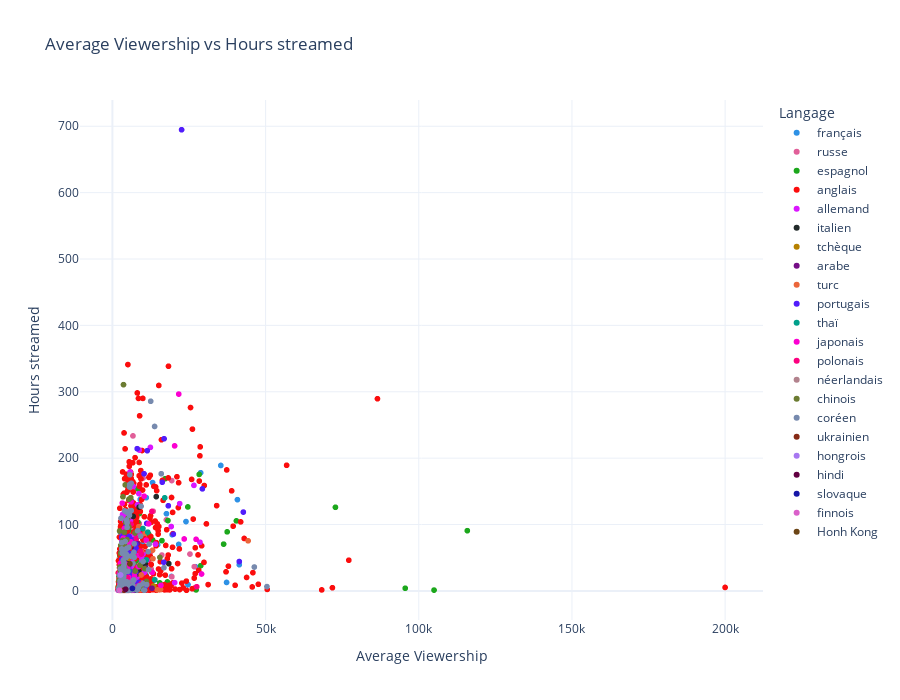
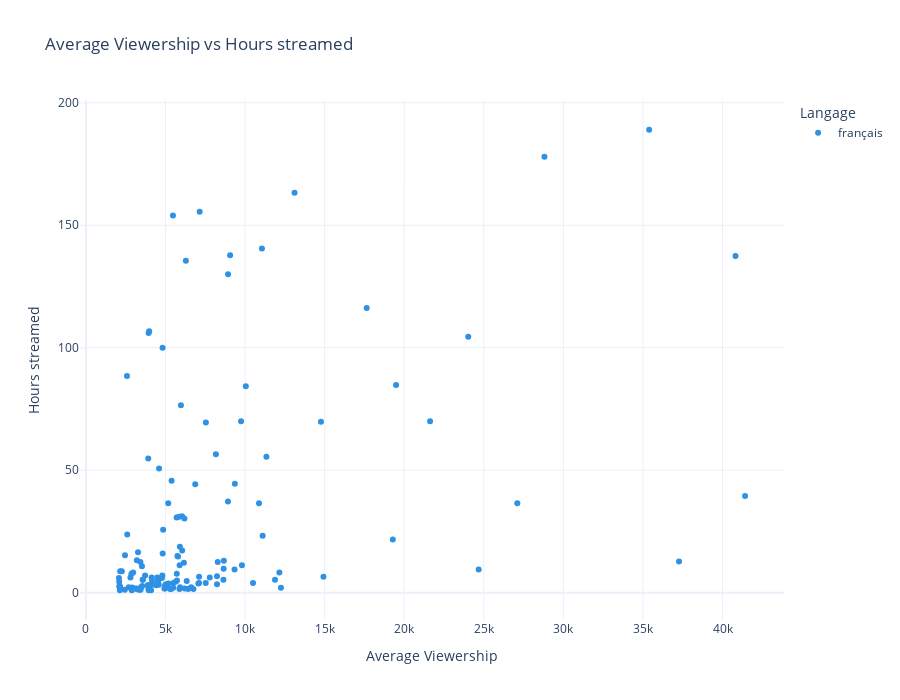

The cell these charts' notebook holds for them, in order:
### Code cell
def scatter(df):
    fig = px.scatter(
        df,
        x='mean',
        y='count',
        color='Langage',
        size_max=1,
        hover_name='Streamer',
        hover_data=['mean', 'Langage'],
        height=700,
        width=900,
        title='Average Viewership vs Hours streamed',
        template='plotly_white',
        labels=False,
        color_discrete_sequence=px.colors.qualitative.Dark24,
    )
        
    # change y axis label to hours streamed
    fig.update_yaxes(title_text='Hours streamed')
    # change x axis label to average viewership
    fig.update_xaxes(title_text='Average Viewership')

    return fig

langage = widgets.Dropdown(
    options=['All'] + avg['Langage'].unique().tolist(),
    value='All',
    description='Langage:',
    disabled=False,
)

def update_plot(langage):
    df = avg.copy()
    if langage != 'All':
        df = df[df['Langage'] == langage]
    else :
        df = df
    
    # Plot it (only if there's data to plot)
    if len(df) > 0:
        scatter(df).show()
        
widgets.interact(update_plot, langage=langage)

### Figure 1 — Plotly figure (JSON) as saved in the notebook; plotly's stock layout.template omitted (floating-point values rounded to 4 significant figures; data arrays with more than 128 entries replaced by an {"elided": "..."} marker saying what was removed)
{"data": [{"customdata": {"elided": "137x1 str values"}, "hovertemplate": "<b>%{hovertext}</b><br><br>Langage=%{customdata[0]}<br>mean=%{x}<br>count=%{y}<extra></extra>", "hovertext": {"elided": "137 str values"}, "legendgroup": "français", "marker": {"color": "#2E91E5", "symbol": "circle"}, "mode": "markers", "name": "français", "showlegend": true, "type": "scattergl", "x": {"elided": "137 int values"}, "xaxis": "x", "y": {"elided": "137 float values"}, "yaxis": "y"}, {"customdata": {"elided": "188x1 str values"}, "hovertemplate": "<b>%{hovertext}</b><br><br>Langage=%{customdata[0]}<br>mean=%{x}<br>count=%{y}<extra></extra>", "hovertext": {"elided": "188 str values"}, "legendgroup": "russe", "marker": {"color": "#E15F99", "symbol": "circle"}, "mode": "markers", "name": "russe", "showlegend": true, "type": "scattergl", "x": {"elided": "188 int values"}, "xaxis": "x", "y": {"elided": "188 float values"}, "yaxis": "y"}, {"customdata": {"elided": "266x1 str values"}, "hovertemplate": "<b>%{hovertext}</b><br><br>Langage=%{customdata[0]}<br>mean=%{x}<br>count=%{y}<extra></extra>", "hovertext": {"elided": "266 str values"}, "legendgroup": "espagnol", "marker": {"color": "#1CA71C", "symbol": "circle"}, "mode": "markers", "name": "espagnol", "showlegend": true, "type": "scattergl", "x": {"elided": "266 int values"}, "xaxis": "x", "y": {"elided": "266 float values"}, "yaxis": "y"}, {"customdata": {"elided": "1161x1 str values"}, "hovertemplate": "<b>%{hovertext}</b><br><br>Langage=%{customdata[0]}<br>mean=%{x}<br>count=%{y}<extra></extra>", "hovertext": {"elided": "1161 str values"}, "legendgroup": "anglais", "marker": {"color": "#FB0D0D", "symbol": "circle"}, "mode": "markers", "name": "anglais", "showlegend": true, "type": "scattergl", "x": {"elided": "1161 int values"}, "xaxis": "x", "y": {"elided": "1161 float values"}, "yaxis": "y"}, {"customdata": {"elided": "140x1 str values"}, "hovertemplate": "<b>%{hovertext}</b><br><br>Langage=%{customdata[0]}<br>mean=%{x}<br>count=%{y}<extra></extra>", "hovertext": {"elided": "140 str values"}, "legendgroup": "allemand", "marker": {"color": "#DA16FF", "symbol": "circle"}, "mode": "markers", "name": "allemand", "showlegend": true, "type": "scattergl", "x": {"elided": "140 int values"}, "xaxis": "x", "y": {"elided": "140 float values"}, "yaxis": "y"}, {"customdata": [["italien"], ["italien"], ["italien"], ["italien"], ["italien"], ["italien"], ["italien"], ["italien"], ["italien"], ["italien"], ["italien"], ["italien"], ["italien"], ["italien"], ["italien"], ["italien"], ["italien"], ["italien"], ["italien"], ["italien"], ["italien"], ["italien"], ["italien"], ["italien"], ["italien"], ["italien"], ["italien"], ["italien"], ["italien"]], "hovertemplate": "<b>%{hovertext}</b><br><br>Langage=%{customdata[0]}<br>mean=%{x}<br>count=%{y}<extra></extra>", "hovertext": ["AdrianFartade", "Cerbero_Podcast", "ChristianVieriOfficial", "Cydonia_Chiara", "DarioMocciaTwitch", "Enkk", "Freneh", "GrenBaud", "Homyatol", "Ivan_Grieco", "LyonWGFLive", "Moonryde", "NeZaK_", "PG_Esports_LoL", "POW3Rtv", "Paoloidolo", "TheRealMarzaa", "Tumblurr", "VivaLaFazza", "Xiuder_", "Yotobi", "ZanoXVII", "gskianto", "ilGabbrone", "ilMasseo", "imviolet_", "ocwsport", "pizfn", "savyultras90"], "legendgroup": "italien", "marker": {"color": "#222A2A", "symbol": "circle"}, "mode": "markers", "name": "italien", "showlegend": true, "type": "scattergl", "x": [3197, 7870, 13865, 4405, 6895, 4854, 7404, 10697, 5204, 3512, 18425, 3894, 3409, 6232, 8573, 5157, 9003, 14308, 4150, 3321, 3433, 8721, 2934, 6765, 4452, 3089, 5569, 4991, 7656], "xaxis": "x", "y": [1, 25.25, 16.5, 21, 57.75, 9.75, 63.25, 40.5, 18.25, 2.75, 41, 91, 2.5, 17.5, 29.75, 10.25, 82.5, 142, 4, 32.75, 18, 126.2, 1.5, 112.2, 3.5, 1, 10.25, 43.5, 1.25], "yaxis": "y"}, {"customdata": [["tchèque"], ["tchèque"], ["tchèque"], ["tchèque"], ["tchèque"]], "hovertemplate": "<b>%{hovertext}</b><br><br>Langage=%{customdata[0]}<br>mean=%{x}<br>count=%{y}<extra></extra>", "hovertext": ["Agraelus", "Opat04", "PLAYzoneCZ", "SRobinem", "eLEAGUEcz"], "legendgroup": "tchèque", "marker": {"color": "#B68100", "symbol": "circle"}, "mode": "markers", "name": "tchèque", "showlegend": true, "type": "scattergl", "x": [5266, 3790, 13435, 2237, 3627], "xaxis": "x", "y": [49.25, 3.75, 7.25, 1.75, 2.25], "yaxis": "y"}, {"customdata": [["arabe"], ["arabe"], ["arabe"], ["arabe"], ["arabe"], ["arabe"], ["arabe"], ["arabe"], ["arabe"], ["arabe"]], "hovertemplate": "<b>%{hovertext}</b><br><br>Langage=%{customdata[0]}<br>mean=%{x}<br>count=%{y}<extra></extra>", "hovertext": ["Ahmed_show", "AiShowoo", "RakanooLive", "RocketLeagueMENA", "abu_abeer16", "drb7h", "iWe11y", "ixxYjYxxi", "m5aoi", "shongxbong"], "legendgroup": "arabe", "marker": {"color": "#750D86", "symbol": "circle"}, "mode": "markers", "name": "arabe", "showlegend": true, "type": "scattergl", "x": [2491, 3746, 2582, 12910, 4491, 8155, 3247, 2689, 2957, 10975], "xaxis": "x", "y": [2.75, 6, 17.5, 4, 17.5, 71.5, 9.5, 58, 3.5, 34.25], "yaxis": "y"}, {"customdata": [["turc"], ["turc"], ["turc"], ["turc"], ["turc"], ["turc"], ["turc"], ["turc"], ["turc"], ["turc"], ["turc"], ["turc"], ["turc"], ["turc"], ["turc"], ["turc"], ["turc"], ["turc"], ["turc"], ["turc"], ["turc"], ["turc"], ["turc"], ["turc"], ["turc"], ["turc"], ["turc"], ["turc"], ["turc"], ["turc"], ["turc"], ["turc"], ["turc"], ["turc"], ["turc"], ["turc"], ["turc"], ["turc"], ["turc"], ["turc"], ["turc"], ["turc"], ["turc"], ["turc"], ["turc"], ["turc"]], "hovertemplate": "<b>%{hovertext}</b><br><br>Langage=%{customdata[0]}<br>mean=%{x}<br>count=%{y}<extra></extra>", "hovertext": ["AhmtGzms", "AlpTV", "AsLanMashadoVV", "Baboli", "Crystal_LoL", "EFEUYGAC", "Ebonivon", "Elraenn", "Elwind", "Eray", "Flavorr", "Gokhan_Oner", "Halpern", "HellianTV", "Hype", "JrokezFTW", "KAANFLIX", "KendineMuzisyen", "Levo", "LynxCerezLoL", "Mithrain", "NTTGame", "Nympea", "RRaenee", "RiotGamesTurkish", "Shilla", "Swaggybark", "Trielbaenre", "TwitchRivals", "Videoyun", "aimdll__", "akagreenn", "berkriptepe", "cNed", "cordiseps", "eternalfiregg", "holyphoenix", "noeldayi", "pankyy", "porcays", "pqueen", "rootthegamer__", "sizophren", "tivibuspor", "valorantleague_tr", "wtcN"], "legendgroup": "turc", "marker": {"color": "#EB663B", "symbol": "circle"}, "mode": "markers", "name": "turc", "showlegend": true, "type": "scattergl", "x": [4324, 3844, 5128, 5045, 3647, 15703, 5515, 44302, 9381, 6552, 5159, 3592, 3913, 14692, 10657, 5822, 8939, 13245, 6110, 3526, 8576, 5978, 5637, 9506, 9785, 5249, 4619, 3797, 6039, 7192, 3201, 5511, 9086, 4648, 6131, 8156, 4318, 3653, 3823, 7342, 6762, 6755, 6338, 5764, 6397, 13101], "xaxis": "x", "y": [1, 4, 10.75, 7, 91.5, 2.25, 1, 75.5, 24, 28.5, 24.75, 10.5, 3.75, 1.5, 86.75, 74.75, 9.5, 48.5, 7, 8.5, 96.75, 7.25, 4.75, 59, 12, 1, 4.75, 1.5, 4.25, 1.75, 3.25, 25.5, 1.5, 4.25, 2.5, 4.25, 7.5, 6.5, 6, 1.75, 73.25, 6, 7.5, 7.5, 18.5, 61.25], "yaxis": "y"}, {"customdata": {"elided": "132x1 str values"}, "hovertemplate": "<b>%{hovertext}</b><br><br>Langage=%{customdata[0]}<br>mean=%{x}<br>count=%{y}<extra></extra>", "hovertext": {"elided": "132 str values"}, "legendgroup": "portugais", "marker": {"color": "#511CFB", "symbol": "circle"}, "mode": "markers", "name": "portugais", "showlegend": true, "type": "scattergl", "x": {"elided": "132 int values"}, "xaxis": "x", "y": {"elided": "132 float values"}, "yaxis": "y"}, {"customdata": [["thaï"], ["thaï"], ["thaï"], ["thaï"], ["thaï"], ["thaï"], ["thaï"], ["thaï"], ["thaï"], ["thaï"], ["thaï"], ["thaï"], ["thaï"], ["thaï"], ["thaï"], ["thaï"], ["thaï"], ["thaï"], ["thaï"], ["thaï"], ["thaï"], ["thaï"], ["thaï"], ["thaï"], ["thaï"], ["thaï"], ["thaï"], ["thaï"], ["thaï"], ["thaï"]], "hovertemplate": "<b>%{hovertext}</b><br><br>Langage=%{customdata[0]}<br>mean=%{x}<br>count=%{y}<extra></extra>", "hovertext": ["BOOMBURAPA", "Crws_vlrt", "ESL_Thailand", "Edwin_live", "FFV1LIVE", "FPSThailand", "FS_PTC", "FifaTargrean", "GODFREEBIRD", "GenostyleTV", "Glooms_", "GumTVx", "Jackeyy", "LightFuryLF", "RebirthzTV", "Rubsarb", "SuperBusS_", "boyMinORu", "chokwtfsmp", "foxzfoxzfoxz", "johnolsen_", "joonjaan", "lammysnax_", "linlinch22", "migbizzy", "oPuTo", "pritewinterfell", "viperdemon", "wedwtf", "xerxqc"], "legendgroup": "thaï", "marker": {"color": "#00A08B", "symbol": "circle"}, "mode": "markers", "name": "thaï", "showlegend": true, "type": "scattergl", "x": [5850, 2622, 4929, 13785, 2380, 11087, 3039, 5110, 2967, 2413, 2168, 2766, 11546, 3840, 17075, 3803, 9964, 5328, 2576, 4151, 3470, 2055, 5660, 2414, 2285, 7277, 3793, 5123, 2726, 5872], "xaxis": "x", "y": [15.25, 8, 1.25, 16.75, 12.75, 46.75, 3.5, 1, 1, 2, 5.5, 5.25, 88.5, 23, 140.2, 1, 94, 30.5, 1.5, 6.5, 7.5, 1.75, 4, 9, 13.5, 4.75, 9, 3.25, 2.25, 2.75], "yaxis": "y"}, {"customdata": [["japonais"], ["japonais"], ["japonais"], ["japonais"], ["japonais"], ["japonais"], ["japonais"], ["japonais"], ["japonais"], ["japonais"], ["japonais"], ["japonais"], ["japonais"], ["japonais"], ["japonais"], ["japonais"], ["japonais"], ["japonais"], ["japonais"], ["japonais"], ["japonais"], ["japonais"], ["japonais"], ["japonais"], ["japonais"], ["japonais"], ["japonais"], ["japonais"], ["japonais"], ["japonais"], ["japonais"], ["japonais"], ["japonais"], ["japonais"], ["japonais"], ["japonais"], ["japonais"], ["japonais"], ["japonais"], ["japonais"], ["japonais"], ["japonais"], ["japonais"], ["japonais"], ["japonais"], ["japonais"], ["japonais"], ["japonais"], ["japonais"], ["japonais"], ["japonais"], ["japonais"], ["japonais"], ["japonais"], ["japonais"], ["japonais"], ["japonais"], ["japonais"], ["japonais"], ["japonais"], ["japonais"], ["japonais"], ["japonais"], ["japonais"], ["japonais"], ["japonais"], ["japonais"], ["japonais"], ["japonais"], ["japonais"], ["japonais"], ["japonais"], ["japonais"], ["japonais"], ["japonais"], ["japonais"], ["japonais"], ["japonais"], ["japonais"], ["japonais"], ["japonais"], ["japonais"], ["japonais"], ["japonais"], ["japonais"], ["japonais"], ["japonais"]], "hovertemplate": "<b>%{hovertext}</b><br><br>Langage=%{customdata[0]}<br>mean=%{x}<br>count=%{y}<extra></extra>", "hovertext": ["BeerBrick", "CR_rion", "DaigoTheBeasTV", "F1NinoGames", "Haruglory", "IAM_XQ", "JapaneseKoreanUG", "Jasper7se", "Killin9Hit", "Lazvell", "MOTHER3rd", "Meiy_vl", "OooDa", "RiotGamesJP", "SPYGEA", "StanSmith_jp", "SugarZ3ro", "TQQ999_", "Topangatv", "alelu", "atatadayo", "chihiro2434", "clutch_fii", "culul", "dep_ow", "dfm_evi_lol", "djaki_06s", "eastgeeksmash", "esports_rage", "finalfantasyxiv", "fps_shaka", "hoshimi0000", "japanese_restream", "k4sen", "kanae_2434", "kinapoppo", "maronnv", "matsuri_hs", "nacho_dayo", "nemo_good", "neth3", "nniru", "ow_uruca", "playhearthstonejp", "robocosan_hololive", "sasatikk", "seoldam99", "stylishnoob4", "ta1yo_tv", "twitchrivals_jp", "utage_valorant", "valorant_jpn", "yamatonjp", "あっしー", "ありさか", "おおえのたかゆき", "おしゃおが遊ぶ用", "おにや", "ぐちつぼ", "さくらみこ", "しゃるる", "するがモンキー", "だるまいずごっど", "なつあーる", "はんじょう", "みぴょん", "みゃこだよー", "むかい", "もこうやで", "ゆきお2", "ゆふな", "ゆゆうた押忍", "よしなま26歳", "らいじん", "らっだぁ", "スタンミ", "バトラ", "ボドカさん", "ラプラスダークネス総帥", "三人称", "加藤純一です", "恭一郎", "成瀬凛", "渋谷ハル", "濃いめのあかりん", "胡桃のあ", "蛇足"], "legendgroup": "japonais", "marker": {"color": "#FB00D1", "symbol": "circle"}, "mode": "markers", "name": "japonais", "showlegend": true, "type": "scattergl", "x": [4057, 3197, 2594, 3326, 11013, 4961, 2741, 10352, 2581, 5608, 2919, 2471, 3102, 29089, 6083, 3292, 2789, 6547, 4465, 3127, 4095, 5473, 3937, 4461, 3308, 3080, 2842, 5340, 13032, 15832, 21654, 6842, 2220, 11815, 5293, 1879, 3841, 2194, 4148, 2452, 2612, 3557, 4134, 3490, 3398, 3208, 3071, 20307, 4414, 3745, 3205, 27319, 2686, 2214, 5348, 3670, 3394, 8661, 4117, 5598, 2969, 2907, 8483, 2032, 5018, 2372, 2710, 2671, 7232, 3826, 2482, 5993, 5278, 3102, 8826, 3911, 2596, 4954, 4187, 3994, 23430, 2595, 2821, 4136, 3817, 3508, 3754], "xaxis": "x", "y": [4.5, 19, 10.5, 4, 76.5, 7.75, 18.5, 142.8, 3, 6.75, 14.75, 1, 1, 25.5, 134.2, 4.5, 4.75, 5.5, 13, 4.75, 2.5, 72.75, 3.5, 40.25, 7, 7.25, 4.75, 8.75, 28, 8.5, 296.5, 3.25, 2.5, 101, 20.25, 1, 4.5, 27, 5, 2.5, 13, 79.5, 9.5, 4.25, 6.5, 132.2, 35.5, 218.5, 15, 3.25, 1.5, 77.75, 10.25, 1.75, 13.75, 13, 2.25, 53.75, 29.5, 8.75, 21.75, 19.75, 36.5, 2.5, 10.75, 10.5, 4, 2, 22.5, 35.5, 10.25, 74, 1.25, 12.5, 85.5, 94, 3.75, 34.25, 1.5, 4.25, 78.25, 41.5, 12.75, 7.25, 48.5, 3, 77], "yaxis": "y"}, {"customdata": [["polonais"], ["polonais"], ["polonais"], ["polonais"], ["polonais"], ["polonais"], ["polonais"], ["polonais"], ["polonais"], ["polonais"], ["polonais"], ["polonais"], ["polonais"], ["polonais"], ["polonais"], ["polonais"], ["polonais"], ["polonais"], ["polonais"], ["polonais"], ["polonais"], ["polonais"], ["polonais"], ["polonais"], ["polonais"], ["polonais"], ["polonais"], ["polonais"], ["polonais"], ["polonais"], ["polonais"]], "hovertemplate": "<b>%{hovertext}</b><br><br>Langage=%{customdata[0]}<br>mean=%{x}<br>count=%{y}<extra></extra>", "hovertext": ["Diables", "EWROON", "Franio", "Grendy", "H2P_Gucio", "IzakOOO", "Japczan", "Kubx", "LukiSteve", "MokrySuchar", "Overpow", "PAGO3", "Popo", "RafonixSzef", "RybsonLoL_", "TeKoTube", "VgZ2k", "Xayoo_", "YoungMulti", "dejvid_tibijski_zadymiarz", "delordione", "esl_csgo_pl", "mlodziutki7", "parisplatynov", "pisicela", "polsatgames", "polsatgames2", "sawardega", "vysotzky", "xmerghani", "xth0rek"], "legendgroup": "polonais", "marker": {"color": "#FC0080", "symbol": "circle"}, "mode": "markers", "name": "polonais", "showlegend": true, "type": "scattergl", "x": [3692, 12908, 4252, 5556, 5121, 6986, 7805, 3315, 6780, 4683, 2508, 5506, 9374, 5915, 2628, 5686, 2849, 27536, 9135, 4582, 6700, 4992, 4843, 6080, 6139, 5358, 8347, 6249, 9493, 5750, 4910], "xaxis": "x", "y": [4.75, 119.8, 1.25, 5.25, 1.25, 53.25, 79, 15.75, 50.75, 15.25, 3.5, 6.75, 10.75, 2, 8.75, 3.5, 2, 6.25, 60, 14.75, 4.75, 8.75, 20, 100.5, 1.25, 7, 7.25, 7.25, 55.5, 7.75, 95.75], "yaxis": "y"}, {"customdata": [["néerlandais"], ["néerlandais"]], "hovertemplate": "<b>%{hovertext}</b><br><br>Langage=%{customdata[0]}<br>mean=%{x}<br>count=%{y}<extra></extra>", "hovertext": ["EnzoKnol", "formulacakebaking"], "legendgroup": "néerlandais", "marker": {"color": "#B2828D", "symbol": "circle"}, "mode": "markers", "name": "néerlandais", "showlegend": true, "type": "scattergl", "x": [2515, 5144], "xaxis": "x", "y": [3.75, 1], "yaxis": "y"}, {"customdata": [["chinois"], ["chinois"], ["chinois"], ["chinois"], ["chinois"], ["chinois"], ["chinois"], ["chinois"], ["chinois"], ["chinois"], ["chinois"], ["chinois"], ["chinois"], ["chinois"], ["chinois"], ["chinois"], ["chinois"], ["chinois"], ["chinois"], ["chinois"], ["chinois"], ["chinois"], ["chinois"], ["chinois"], ["chinois"], ["chinois"], ["chinois"], ["chinois"], ["chinois"], ["chinois"], ["chinois"], ["chinois"], ["chinois"], ["chinois"], ["chinois"], ["chinois"], ["chinois"], ["chinois"], ["chinois"], ["chinois"], ["chinois"], ["chinois"], ["chinois"], ["chinois"], ["chinois"], ["chinois"], ["chinois"], ["chinois"], ["chinois"], ["chinois"], ["chinois"], ["chinois"], ["chinois"], ["chinois"], ["chinois"], ["chinois"], ["chinois"], ["chinois"], ["chinois"], ["chinois"], ["chinois"], ["chinois"], ["chinois"], ["chinois"], ["chinois"], ["chinois"], ["chinois"], ["chinois"], ["chinois"], ["chinois"]], "hovertemplate": "<b>%{hovertext}</b><br><br>Langage=%{customdata[0]}<br>mean=%{x}<br>count=%{y}<extra></extra>", "hovertext": ["KSPKSP", "NeVeR_LosEs", "OWOWOWOWOWOOW0", "PUBG_Taiwan", "T1LEAGUEbasketball", "TESLLive", "crazyfacetw", "kyo1984123", "lngliveofficial", "lolpacifictw", "relaxing234", "三零老師", "世誠", "中信兄弟官方頻道", "亞洲統神", "依渟", "六希夫", "冠緯", "劉萱的萱", "勝敗難免", "咪咪蛋", "唯有音樂", "國動", "國濤", "大丸", "嬌兔", "富邦悍將官方頻道", "小熊", "工商巨魔", "懶貓", "我大歪頭", "接接", "放肆玩", "月希", "木棉花官方頻道", "李芷婷", "林芙芙", "桃園娜美", "樂天桃猿官方頻道", "殺梗", "波靈", "湘湘です", "湯米", "滴希宇宙", "狂暴小建", "狂暴西南2", "玩樂幫", "瑞斯帝亞", "統一獅", "綠寶", "美女", "老皮", "聶寶", "董哥今天不背鍋", "薇薇", "薛喜", "虧皮", "蝦愛橘子", "補路ブブカ", "貝莉莓41", "赤鬼伯伯", "超負荷", "踢虧", "逼比", "長腿阿姨", "阿阿汪", "飛箭無罪", "餐餐自由配", "龜狗", "나민님"], "legendgroup": "chinois", "marker": {"color": "#6C7C32", "symbol": "circle"}, "mode": "markers", "name": "chinois", "showlegend": true, "type": "scattergl", "x": [2917, 3911, 3837, 3026, 2207, 4835, 2076, 2350, 9551, 15503, 7360, 2757, 4914, 8995, 4719, 2851, 4074, 3338, 4012, 2383, 2329, 2938, 3477, 2095, 2573, 4187, 10523, 3240, 6712, 2970, 3032, 5405, 4196, 2325, 3443, 2660, 2692, 3127, 2647, 3373, 2642, 2745, 3180, 4019, 2899, 4983, 2345, 5406, 4947, 2112, 2842, 5996, 4654, 2740, 3448, 2664, 2828, 3625, 6707, 3341, 7448, 11143, 3893, 2155, 2330, 2711, 4722, 4332, 4958, 4059], "xaxis": "x", "y": [3, 88.25, 71.25, 5, 2.5, 8.75, 2.5, 90.25, 3.75, 50.5, 87.25, 1.75, 95.75, 38.5, 77.25, 2, 32.5, 63.25, 1.75, 35.75, 1.25, 3.5, 15.75, 5.5, 30, 159.8, 33.5, 23, 2, 6, 6.5, 138.2, 2, 2, 141.8, 6.5, 19.5, 2, 10.25, 76, 15.75, 16, 5, 9.25, 1.75, 109, 2.25, 96.25, 5.25, 2.75, 36.5, 140.5, 1, 12.75, 4.25, 56.75, 4.75, 310.8, 3.5, 12.25, 30, 14.25, 36.75, 16.25, 2, 68.5, 2.5, 103.5, 101.5, 7.5], "yaxis": "y"}, {"customdata": {"elided": "164x1 str values"}, "hovertemplate": "<b>%{hovertext}</b><br><br>Langage=%{customdata[0]}<br>mean=%{x}<br>count=%{y}<extra></extra>", "hovertext": {"elided": "164 str values"}, "legendgroup": "coréen", "marker": {"color": "#778AAE", "symbol": "circle"}, "mode": "markers", "name": "coréen", "showlegend": true, "type": "scattergl", "x": {"elided": "164 int values"}, "xaxis": "x", "y": {"elided": "164 float values"}, "yaxis": "y"}, {"customdata": [["ukrainien"]], "hovertemplate": "<b>%{hovertext}</b><br><br>Langage=%{customdata[0]}<br>mean=%{x}<br>count=%{y}<extra></extra>", "hovertext": ["Olsior"], "legendgroup": "ukrainien", "marker": {"color": "#862A16", "symbol": "circle"}, "mode": "markers", "name": "ukrainien", "showlegend": true, "type": "scattergl", "x": [3769], "xaxis": "x", "y": [1.25], "yaxis": "y"}, {"customdata": [["hongrois"]], "hovertemplate": "<b>%{hovertext}</b><br><br>Langage=%{customdata[0]}<br>mean=%{x}<br>count=%{y}<extra></extra>", "hovertext": ["WeAreTheVR"], "legendgroup": "hongrois", "marker": {"color": "#A777F1", "symbol": "circle"}, "mode": "markers", "name": "hongrois", "showlegend": true, "type": "scattergl", "x": [2666], "xaxis": "x", "y": [24], "yaxis": "y"}, {"customdata": [["hindi"]], "hovertemplate": "<b>%{hovertext}</b><br><br>Langage=%{customdata[0]}<br>mean=%{x}<br>count=%{y}<extra></extra>", "hovertext": ["nei0001"], "legendgroup": "hindi", "marker": {"color": "#620042", "symbol": "circle"}, "mode": "markers", "name": "hindi", "showlegend": true, "type": "scattergl", "x": [4314], "xaxis": "x", "y": [2.5], "yaxis": "y"}, {"customdata": [["slovaque"]], "hovertemplate": "<b>%{hovertext}</b><br><br>Langage=%{customdata[0]}<br>mean=%{x}<br>count=%{y}<extra></extra>", "hovertext": ["resttpowered"], "legendgroup": "slovaque", "marker": {"color": "#1616A7", "symbol": "circle"}, "mode": "markers", "name": "slovaque", "showlegend": true, "type": "scattergl", "x": [6533], "xaxis": "x", "y": [3.75], "yaxis": "y"}, {"customdata": [["finnois"]], "hovertemplate": "<b>%{hovertext}</b><br><br>Langage=%{customdata[0]}<br>mean=%{x}<br>count=%{y}<extra></extra>", "hovertext": ["yleeurheilu"], "legendgroup": "finnois", "marker": {"color": "#DA60CA", "symbol": "circle"}, "mode": "markers", "name": "finnois", "showlegend": true, "type": "scattergl", "x": [2326], "xaxis": "x", "y": [1], "yaxis": "y"}, {"customdata": [["Honh Kong"]], "hovertemplate": "<b>%{hovertext}</b><br><br>Langage=%{customdata[0]}<br>mean=%{x}<br>count=%{y}<extra></extra>", "hovertext": ["達哥"], "legendgroup": "Honh Kong", "marker": {"color": "#6C4516", "symbol": "circle"}, "mode": "markers", "name": "Honh Kong", "showlegend": true, "type": "scattergl", "x": [5714], "xaxis": "x", "y": [40.75], "yaxis": "y"}], "layout": {"height": 700, "legend": {"title": {"text": "Langage"}, "tracegroupgap": 0}, "title": {"text": "Average Viewership vs Hours streamed"}, "width": 900, "xaxis": {"anchor": "y", "domain": [0, 1], "title": {"text": "Average Viewership"}}, "yaxis": {"anchor": "x", "domain": [0, 1], "title": {"text": "Hours streamed"}}}}

### Figure 2 — Plotly figure (JSON) as saved in the notebook; plotly's stock layout.template omitted (floating-point values rounded to 4 significant figures; data arrays with more than 128 entries replaced by an {"elided": "..."} marker saying what was removed)
{"data": [{"customdata": {"elided": "137x1 str values"}, "hovertemplate": "<b>%{hovertext}</b><br><br>Langage=%{customdata[0]}<br>mean=%{x}<br>count=%{y}<extra></extra>", "hovertext": {"elided": "137 str values"}, "legendgroup": "français", "marker": {"color": "#2E91E5", "symbol": "circle"}, "mode": "markers", "name": "français", "orientation": "v", "showlegend": true, "type": "scatter", "x": {"elided": "137 int values"}, "xaxis": "x", "y": {"elided": "137 float values"}, "yaxis": "y"}], "layout": {"height": 700, "legend": {"title": {"text": "Langage"}, "tracegroupgap": 0}, "title": {"text": "Average Viewership vs Hours streamed"}, "width": 900, "xaxis": {"anchor": "y", "domain": [0, 1], "title": {"text": "Average Viewership"}}, "yaxis": {"anchor": "x", "domain": [0, 1], "title": {"text": "Hours streamed"}}}}
